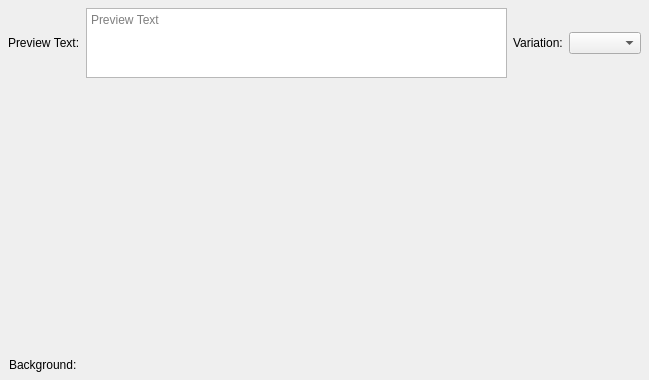
<?xml version="1.0" encoding="UTF-8"?>
<ui version="4.0">
 <class>TextPreviewWidget</class>
 <widget class="QWidget" name="TextPreviewWidget">
  <property name="geometry">
   <rect>
    <x>0</x>
    <y>0</y>
    <width>649</width>
    <height>380</height>
   </rect>
  </property>
  <property name="windowTitle">
   <string>Form</string>
  </property>
  <layout class="QVBoxLayout" name="verticalLayout">
   <property name="leftMargin">
    <number>3</number>
   </property>
   <property name="topMargin">
    <number>3</number>
   </property>
   <property name="rightMargin">
    <number>3</number>
   </property>
   <property name="bottomMargin">
    <number>3</number>
   </property>
   <item>
    <layout class="QHBoxLayout" name="horizontalLayout_3">
     <property name="leftMargin">
      <number>5</number>
     </property>
     <property name="topMargin">
      <number>5</number>
     </property>
     <property name="rightMargin">
      <number>5</number>
     </property>
     <item>
      <widget class="QLabel" name="label">
       <property name="text">
        <string>Preview Text:</string>
       </property>
      </widget>
     </item>
     <item>
      <widget class="QPlainTextEdit" name="txt_preview_text">
       <property name="sizePolicy">
        <sizepolicy hsizetype="Expanding" vsizetype="Preferred">
         <horstretch>0</horstretch>
         <verstretch>0</verstretch>
        </sizepolicy>
       </property>
       <property name="minimumSize">
        <size>
         <width>0</width>
         <height>0</height>
        </size>
       </property>
       <property name="maximumSize">
        <size>
         <width>16777215</width>
         <height>16777215</height>
        </size>
       </property>
       <property name="placeholderText">
        <string>Preview Text</string>
       </property>
      </widget>
     </item>
     <item>
      <widget class="QLabel" name="lbl_variation">
       <property name="text">
        <string>Variation:</string>
       </property>
      </widget>
     </item>
     <item>
      <widget class="QComboBox" name="cmb_variation"/>
     </item>
    </layout>
   </item>
   <item>
    <spacer name="verticalSpacer">
     <property name="orientation">
      <enum>Qt::Orientation::Vertical</enum>
     </property>
     <property name="sizeHint" stdset="0">
      <size>
       <width>20</width>
       <height>40</height>
      </size>
     </property>
    </spacer>
   </item>
   <item>
    <layout class="QHBoxLayout" name="horizontalLayout_2">
     <property name="spacing">
      <number>3</number>
     </property>
     <property name="leftMargin">
      <number>6</number>
     </property>
     <property name="rightMargin">
      <number>6</number>
     </property>
     <item>
      <widget class="QLabel" name="lbl_background_color">
       <property name="autoFillBackground">
        <bool>false</bool>
       </property>
       <property name="text">
        <string>Background:</string>
       </property>
       <property name="scaledContents">
        <bool>false</bool>
       </property>
      </widget>
     </item>
     <item>
      <widget class="ColorPickerWidget" name="background_color_picker" native="true">
       <property name="sizePolicy">
        <sizepolicy hsizetype="Expanding" vsizetype="Fixed">
         <horstretch>0</horstretch>
         <verstretch>0</verstretch>
        </sizepolicy>
       </property>
       <property name="minimumSize">
        <size>
         <width>100</width>
         <height>25</height>
        </size>
       </property>
       <property name="maximumSize">
        <size>
         <width>150</width>
         <height>25</height>
        </size>
       </property>
       <property name="toolTip">
        <string>The background color of the text preview</string>
       </property>
      </widget>
     </item>
     <item>
      <spacer name="horizontalSpacer_3">
       <property name="orientation">
        <enum>Qt::Orientation::Horizontal</enum>
       </property>
       <property name="sizeHint" stdset="0">
        <size>
         <width>40</width>
         <height>20</height>
        </size>
       </property>
      </spacer>
     </item>
     <item>
      <widget class="QLabel" name="lbl_resolution">
       <property name="text">
        <string>&lt;Resolution&gt;</string>
       </property>
      </widget>
     </item>
    </layout>
   </item>
  </layout>
 </widget>
 <customwidgets>
  <customwidget>
   <class>ColorPickerWidget</class>
   <extends>QWidget</extends>
   <header>widgets/ColorPickerWidget.hpp</header>
   <container>1</container>
   <slots>
    <signal>color_changed(QColor)</signal>
    <signal>on_color_changed(QColor)</signal>
   </slots>
  </customwidget>
 </customwidgets>
 <resources>
  <include location="../resources/UIResources.qrc"/>
 </resources>
 <connections>
  <connection>
   <sender>background_color_picker</sender>
   <signal>color_changed(QColor)</signal>
   <receiver>TextPreviewWidget</receiver>
   <slot>background_color_changed(QColor)</slot>
   <hints>
    <hint type="sourcelabel">
     <x>199</x>
     <y>285</y>
    </hint>
    <hint type="destinationlabel">
     <x>199</x>
     <y>149</y>
    </hint>
   </hints>
  </connection>
  <connection>
   <sender>cmb_variation</sender>
   <signal>currentIndexChanged(int)</signal>
   <receiver>TextPreviewWidget</receiver>
   <slot>on_font_variation_changed(int)</slot>
   <hints>
    <hint type="sourcelabel">
     <x>594</x>
     <y>18</y>
    </hint>
    <hint type="destinationlabel">
     <x>324</x>
     <y>189</y>
    </hint>
   </hints>
  </connection>
 </connections>
 <slots>
  <slot>background_color_changed(QColor)</slot>
  <slot>on_font_variation_changed(int)</slot>
 </slots>
</ui>
